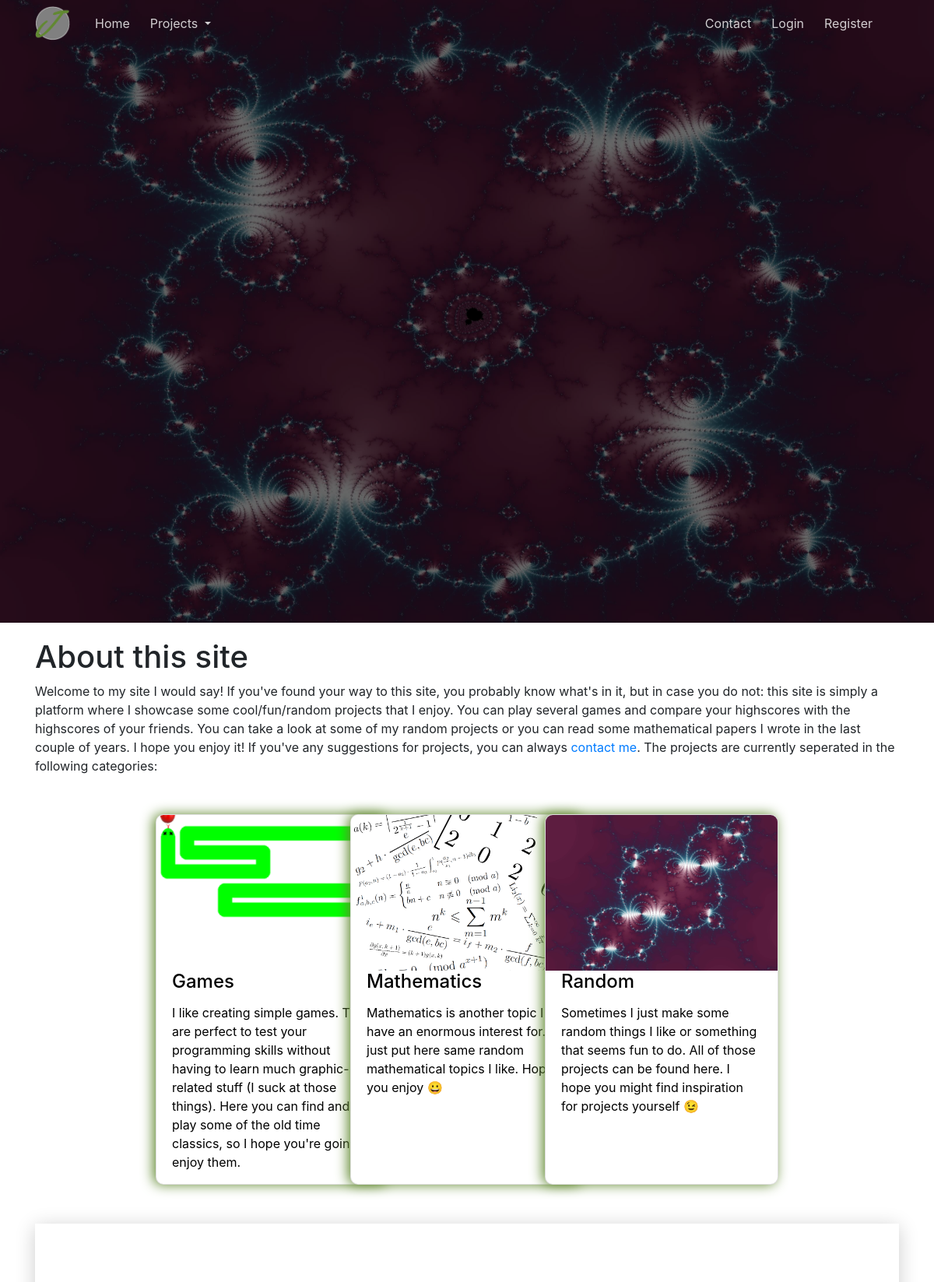
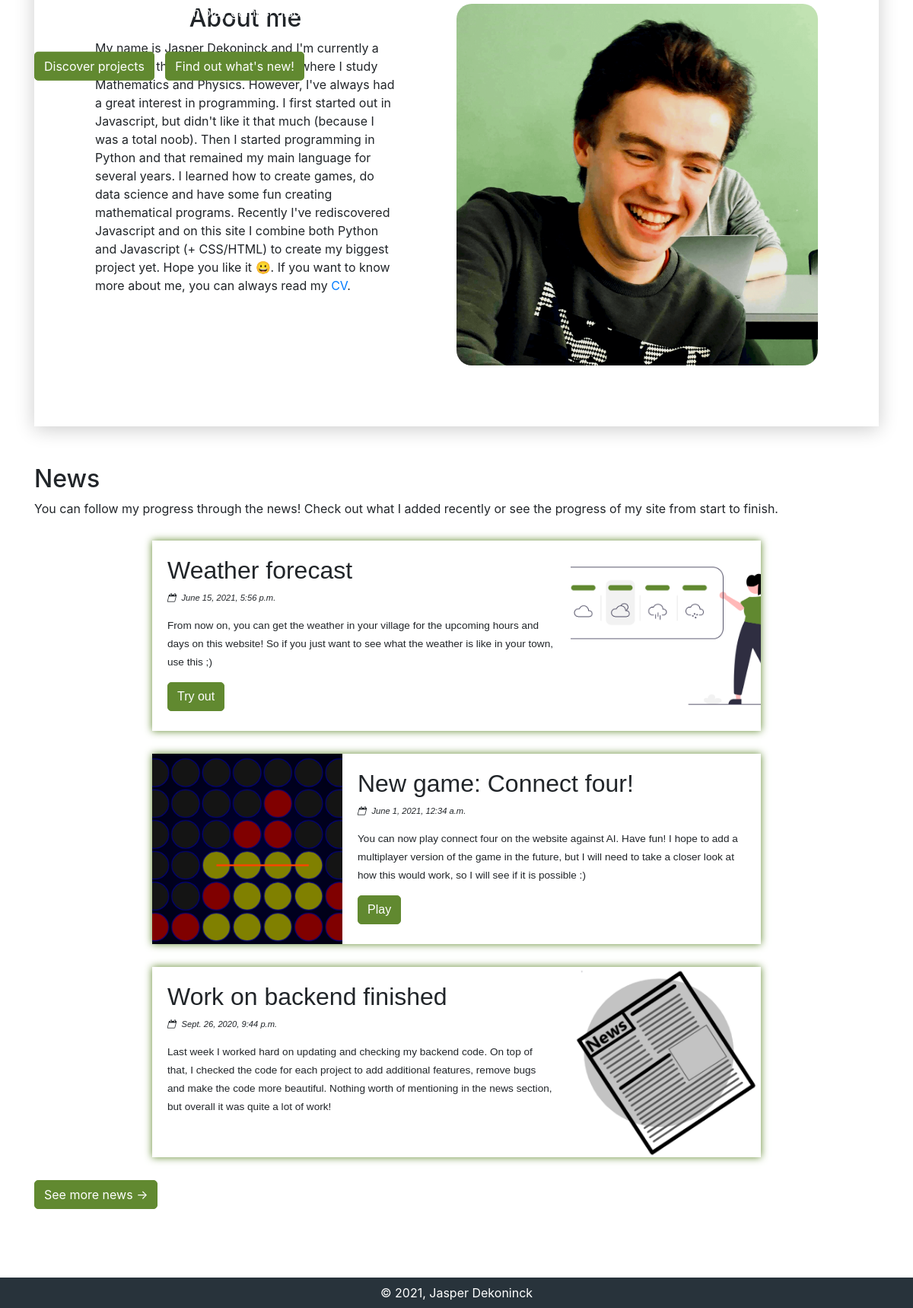
The page / on the database its author committed (2 pictures, top to bottom).
### main/models.py (models this page shows, shortened)
class News(models.Model):
    title = models.CharField(max_length=255)
    description = models.TextField(blank=True)
    image = models.ImageField(default="defaultNews.png", upload_to='news_pics')
    created_at = models.DateTimeField(blank=True)
    updated_at = models.DateTimeField(blank=True)
    inactive = models.BooleanField(default=False)
    content_type = models.ForeignKey(ContentType, on_delete=models.CASCADE, null=True, blank=True, default=None)
    object_id = models.PositiveIntegerField(blank=True, null=True, default=None)
    project = GenericForeignKey("content_type", "object_id")
    button_text = models.CharField(max_length=255, blank=True, null=True, default=None)
    class Meta:
        verbose_name = "Article"
        verbose_name_plural = "News"

### main/views.py (the view)
# urls.py: path("", view=views.home_view, name="games-home"),
def home_view (request):
    context = {"news": list(News.objects.filter(inactive=False).order_by("-created_at"))[:3],
                "description": "A site where some projects are showcased about AI, games and mathematics",
                "keywords": "Games, AI, Mathematics, Random, Jasper Dekoninck, Home",
                "title": "Home",
                "image_background_source": "/media/Background.jpg",
                "image_background_text": "Welcome"}
    return render(request, 'main/main.html', context)

### games/models.py (called while the page is built)
    def get_absolute_url(self):
        if self.unity:
            return reverse('unity-game-overview', kwargs={"title": self.title})
        return reverse('game-overview', kwargs={"title": self.title})

### random_projects/models.py (called while the page is built)
    def get_absolute_url(self):
        return reverse("random_projects-project", kwargs={"title": self.title})

### main/templates/main/main.html (shortened to what this page needs)
{% extends 'main/base.html' %}
{% load static %}
{% load crispy_forms_tags %}
{% block top_image %}
    <link rel="stylesheet" type="text/css" href="{% static 'main/base.css' %}"/>
    <link rel="stylesheet" type="text/css" href="{% static 'main/main.css' %}"/>
    <link rel="stylesheet" type="text/css" href="{% static 'main/news.css' %}"/>
    <div class="main-image">
        <img src="{{ image_background_source }}">
        <div class="container">
            <h2>Hello, world!</h2>
            <p>
                Welcome to my site! You can play games, discover some of my random projects or
                read some mathematical papers I wrote.
            </p>
            <div class="button-group">
                <button class="btn btn-primary mb-2" id="discover-button">
                    Discover projects
                </button>
                <button class="btn btn-primary mb-2" id="news-button">
                    Find out what's new!
                </button>
            </div>
        </div>
    </div>
{% endblock top_image %}
{% block content %}
<div  class="main-section" id="about-site">
    <h1>About this site</h1>
    <p>
        Welcome to my site I would say! If you've found your way to this site, you probably know what's in it, but in
        case you do not: this site is simply a platform where I showcase some cool/fun/random projects that I enjoy.
        You can play several games and compare your highscores with the highscores of your friends. You can take a look
        at some of my random projects or you can read some mathematical papers I wrote in the last couple of years. I hope
        you enjoy it! If you've any suggestions for projects, you can always <a href="{% url 'contact'%}">contact me</a>.
        The projects are currently seperated in the following categories:
    </p>
    <div class="container-cards">
        <a class="card" href="{% url 'games-home' %}">
            <img src="/media/game.png">
            <h4 class="title">Games</h4>
            <div class="bar">
            </div>
            <div>
                <p>
                    I like creating simple games. They are perfect to test your programming skills without having
                    to learn much graphic-related stuff (I suck at those things). Here you can find and play some of
                    the old time classics, so I hope you're going to enjoy them.
                </p>
            </div>
        </a>
        <a class="card" href="{% url 'mathematics-home'%}">
            <img src="/media/equations.png">
            <h4 class="title">Mathematics</h4>
            <div class="bar">
            </div>
            <div>
                <p>
                    Mathematics is another topic I have an enormous interest for. I just put here same random mathematical
                    topics I like. Hope you enjoy &#128512
                </p>
            </div>
        </a>
        <a class="card" href="{% url 'random_projects-home'%}">
            <img src="/media/random.jpg">
            <h4 class="title">Random</h4>
            <div class="bar">
            </div>
            <div>
                <p>
                    Sometimes I just make some random things I like or something that seems fun to do. All of those projects
                    can be found here. I hope you might find inspiration for projects yourself &#128521
                </p>
            </div>
        </a>
    </div>
</div>
<div class="aboutme main-section">
    <div class="aboutme-text">
        <div>
            <h2>About me</h2>
            <p>
                My name is Jasper Dekoninck and I'm currently a student at the University of Leuven where I study
                Mathematics and Physics. However, I've always had a great interest in programming. I first started out in
                Javascript, but didn't like it that much (because I was a total noob). Then I started programming in Python
                and that remained my main language for several years. I learned how to create games, do data science and
                have some fun creating mathematical programs. Recently I've rediscovered Javascript and on this site I
                combine both Python and Javascript (+ CSS/HTML) to create my biggest project yet. Hope you like it &#128512.
                If you want to know more about me, you can always read my <a href="/media/CV.pdf" download>CV</a>.
            </p>
        </div>
    </div>
    <div class="aboutme-image">
        <img src="/media/myself.png">
    </div>
</div>
<div class="main-section" id="news">
    <h2>News</h2>
    <p>
        You can follow my progress through the news! Check out what I added recently or see the progress of my site
        from start to finish.
    </p>
    <div class="articles">
        {% for article in news %}
            {% include "main/article.html" with article=article %}
        {% endfor %}
    </div>
    <a href="{% url 'news' %}" class="btn btn-primary">See more news &#8594</a>
</div>
{% endblock content %}

### main/templates/main/article.html (shortened to what this page needs)
{% load static %}
<div class="news-article">
    <div class="image-container">
    {% if forloop.counter|divisibleby:2 %}
        <img src="{{ article.image.url }}" class="left-img">
    {% else %}
        <img src="{{ article.image.url }}" class="right-img">
    {% endif %}
    </div>
    <div class="information">
        <h3 class="title"> {{ article.title }} </h3>
        <p class="date"> {{ article.created_at }} </p>
        <span class="description"> {{article.description }} </span>
            {% if article.content_type %}
                <div>
                    <a class="btn btn-primary" href={{ article.project.get_absolute_url }}>
                        {{ article.button_text }}
                </div>
            {% endif %}
    </div>
</div>

### main/static/main/style.css (style rules this page uses)
:root { --main-color: rgb(40, 51, 59); --secondary-color: rgb(97, 137, 48); --secondary-color-select: rgb(82, 112, 42); --secondary-color-shadow: rgb(97, 137, 48, 0.3); --tertiary-color: rgb(106, 110, 113); --tertiary-color-select: rgb(71, 73, 75); --tertiary-color-shadow: rgb(106, 110, 113, 0.3); }
html, body { height:100%; margin:0; }
html { font-size: 16px; }
body { display:flex; flex-direction:column; }
* { box-sizing: border-box; }
.btn-primary { background-color: var(--secondary-color); border-color: var(--secondary-color); border-radius: 5px; }

### main/static/main/main.css (style rules this page uses)
.main-section { margin-bottom: 50px; }
.aboutme { display: flex; margin: 50px 0; box-shadow: 0 4px 24px rgb(0, 0, 0, 0.2); }
.aboutme-image { display: inline-block; width: 50%; padding: 80px; padding-left: 0px; }
.aboutme-image img { width: 100%; border-radius: 20px; overflow: hidden; }
.aboutme-text { display: inline-block; width: 50%; padding: 80px; }
.aboutme-text h2 { text-align: center; }
.main-image { width: 100%; background: black; }
.main-image .container { position: absolute; top: 50%; left: 50%; text-align: left; transform: translate(-50%,-50%); -ms-transform: translate(-50%,-50%); color: white; }
.main-image p { max-width: 600px; font-size: 1rem; }
.main-image img { width: 100%; height: 100vh; animation: image-fade-in 5s forwards; object-fit: cover; }
.button-group .btn { margin-right: 10px; }
.container-cards { display: flex; justify-content: center; margin-top: 50px; margin-bottom: 50px; }
.card { width: 300px; border-radius: 10px; box-shadow: -.2rem 0 1rem var(--secondary-color); transition: 0.4s ease-out; left: 0px; overflow: hidden; }
.card:not(:first-child) { margin-left: -50px; }
.card img { width: 100%; height: 200px; object-fit: cover; }
.card h4 { color: black; padding-left: 20px; padding-right: 20px; }
.card .bar { height: 5px; width: 150px; padding-left: 20px; padding-right: 20px; }
.card p { color: black; text-align: left; padding-left: 20px; padding-right: 20px; }

### main/static/main/news.css (style rules this page uses)
.articles { margin: auto; width: 100%; max-width: 800px; }
.news-article { text-align: left; box-shadow: 0 0 10px var(--secondary-color); margin-top: 30px; margin-bottom: 30px; font-family: sans-serif; overflow: hidden; transition: all 0.4s ease-in-out; }
.news-article .information { margin: 20px; }
.news-article .title { font-size: 2rem; font-weight: 500; }
.news-article .date { font-style: italic; font-size: 0.7rem; }
.news-article .date::before { font-family: FontAwesome; margin-right: 5px; content: "\f133"; }
.news-article .description { font-size: 0.85rem; position: relative; margin: 1.5rem 0 0; }
.news-article .description::before { content: ""; height: 5px; margin-bottom: 10px; width: 0px; top: -0.75rem; position: absolute; background: var(--secondary-color); border-radius: 3px; transition: all 0.4s ease-out; }
.news-article .image-container { background-color: rgba(0, 0, 0, .2); }
.news-article img { height: 250px; width: 250px; object-fit: cover; transition: all 0.5s; }
.news-article .left-img { float: left; margin-right: 20px; }
.news-article .right-img { float: right; margin-left: 20px; }
.news-article .information div { margin-top: 15px; }

### rows shown on the page
News: image (picture), title "Weather forecast", created_at "June 15, 2021, 5:56 p.m.", description "From now on, you can get the weather in your village for the upcoming hours and days on this website! So if you just want to see what the weather is like in your town, use this ;)", button_text "Try out"
News: image (picture), title "New game: Connect four!", created_at "June 1, 2021, 12:34 a.m.", description "You can now play connect four on the website against AI. Have fun! I hope to add a multiplayer version of the game in the future, but I will need to take a closer look at how this would work, so I will see if it is possible :)", button_text "Play"
News: image (placeholder picture), title "Work on backend finished", created_at "Sept. 26, 2020, 9:44 p.m.", description "Last week I worked hard on updating and checking my backend code. On top of that, I checked the code for each project to add additional features, remove bugs and make the code more beautiful. Nothing worth of mentioning in the news section, but overall it was quite a lot of work!"
